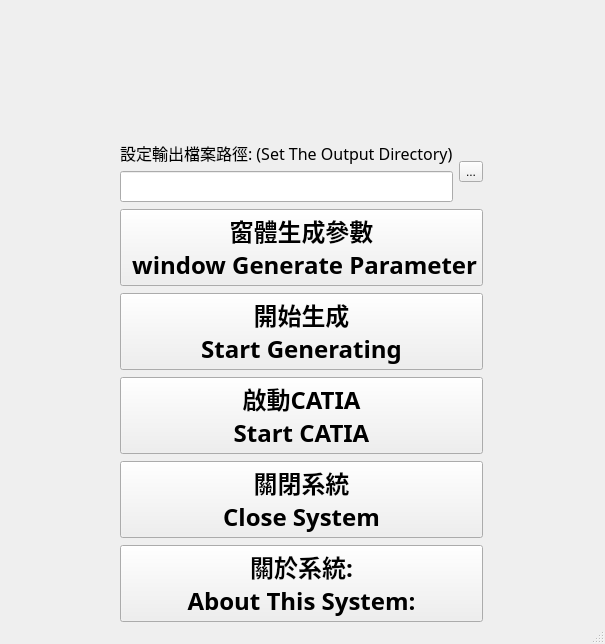
<?xml version="1.0" encoding="UTF-8"?>
<ui version="4.0">
 <class>MainWindow</class>
 <widget class="QMainWindow" name="MainWindow">
  <property name="geometry">
   <rect>
    <x>0</x>
    <y>0</y>
    <width>605</width>
    <height>644</height>
   </rect>
  </property>
  <property name="windowTitle">
   <string>MainWindow</string>
  </property>
  <widget class="QWidget" name="centralwidget">
   <widget class="QWidget" name="layoutWidget">
    <property name="geometry">
     <rect>
      <x>0</x>
      <y>0</y>
      <width>602</width>
      <height>624</height>
     </rect>
    </property>
    <layout class="QGridLayout" name="gridLayout">
     <item row="2" column="2" rowspan="3" colspan="2">
      <layout class="QVBoxLayout" name="verticalLayout_2">
       <item>
        <widget class="QPushButton" name="pushButton_setup">
         <property name="font">
          <font>
           <family>微軟正黑體</family>
           <pointsize>18</pointsize>
           <weight>75</weight>
           <bold>true</bold>
          </font>
         </property>
         <property name="cursor">
          <cursorShape>ArrowCursor</cursorShape>
         </property>
         <property name="text">
          <string>窗體生成參數
 window Generate Parameter</string>
         </property>
        </widget>
       </item>
       <item>
        <widget class="QPushButton" name="pushButton_start">
         <property name="font">
          <font>
           <family>微軟正黑體</family>
           <pointsize>18</pointsize>
           <weight>75</weight>
           <bold>true</bold>
          </font>
         </property>
         <property name="text">
          <string>開始生成
Start Generating</string>
         </property>
        </widget>
       </item>
       <item>
        <widget class="QPushButton" name="pushButton_catiastart">
         <property name="font">
          <font>
           <family>微軟正黑體</family>
           <pointsize>18</pointsize>
           <weight>75</weight>
           <bold>true</bold>
          </font>
         </property>
         <property name="text">
          <string>啟動CATIA
Start CATIA</string>
         </property>
        </widget>
       </item>
       <item>
        <widget class="QPushButton" name="pushButton_close_all">
         <property name="font">
          <font>
           <family>微軟正黑體</family>
           <pointsize>18</pointsize>
           <weight>75</weight>
           <bold>true</bold>
          </font>
         </property>
         <property name="text">
          <string>關閉系統
Close System</string>
         </property>
        </widget>
       </item>
       <item>
        <widget class="QPushButton" name="pushButton_about">
         <property name="font">
          <font>
           <family>微軟正黑體</family>
           <pointsize>18</pointsize>
           <weight>75</weight>
           <bold>true</bold>
          </font>
         </property>
         <property name="text">
          <string>關於系統:
About This System:</string>
         </property>
        </widget>
       </item>
      </layout>
     </item>
     <item row="0" column="1" colspan="4">
      <widget class="QLabel" name="label">
       <property name="maximumSize">
        <size>
         <width>600</width>
         <height>16777215</height>
        </size>
       </property>
       <property name="mouseTracking">
        <bool>true</bool>
       </property>
       <property name="styleSheet">
        <string notr="true">background-image:url(:/newPrefix/mprdc_logo.jpg)</string>
       </property>
       <property name="text">
        <string/>
       </property>
       <property name="pixmap">
        <pixmap resource="123.qrc">:/newPrefix/mprdc_logo.jpg</pixmap>
       </property>
       <property name="scaledContents">
        <bool>true</bool>
       </property>
       <property name="textInteractionFlags">
        <set>Qt::NoTextInteraction</set>
       </property>
      </widget>
     </item>
     <item row="4" column="4">
      <spacer name="horizontalSpacer_4">
       <property name="orientation">
        <enum>Qt::Horizontal</enum>
       </property>
       <property name="sizeType">
        <enum>QSizePolicy::Fixed</enum>
       </property>
       <property name="sizeHint" stdset="0">
        <size>
         <width>40</width>
         <height>20</height>
        </size>
       </property>
      </spacer>
     </item>
     <item row="1" column="1">
      <spacer name="horizontalSpacer">
       <property name="orientation">
        <enum>Qt::Horizontal</enum>
       </property>
       <property name="sizeType">
        <enum>QSizePolicy::Fixed</enum>
       </property>
       <property name="sizeHint" stdset="0">
        <size>
         <width>40</width>
         <height>20</height>
        </size>
       </property>
      </spacer>
     </item>
     <item row="1" column="4">
      <spacer name="horizontalSpacer_2">
       <property name="orientation">
        <enum>Qt::Horizontal</enum>
       </property>
       <property name="sizeType">
        <enum>QSizePolicy::Fixed</enum>
       </property>
       <property name="sizeHint" stdset="0">
        <size>
         <width>40</width>
         <height>20</height>
        </size>
       </property>
      </spacer>
     </item>
     <item row="1" column="2" colspan="2">
      <layout class="QHBoxLayout" name="horizontalLayout">
       <item>
        <layout class="QVBoxLayout" name="verticalLayout">
         <item>
          <widget class="QLabel" name="label_3">
           <property name="sizePolicy">
            <sizepolicy hsizetype="Minimum" vsizetype="Fixed">
             <horstretch>0</horstretch>
             <verstretch>0</verstretch>
            </sizepolicy>
           </property>
           <property name="font">
            <font>
             <family>微軟正黑體</family>
             <pointsize>12</pointsize>
            </font>
           </property>
           <property name="text">
            <string>設定輸出檔案路徑: (Set The Output Directory)</string>
           </property>
          </widget>
         </item>
         <item>
          <widget class="QLineEdit" name="lineEdit">
           <property name="sizePolicy">
            <sizepolicy hsizetype="Minimum" vsizetype="Fixed">
             <horstretch>0</horstretch>
             <verstretch>0</verstretch>
            </sizepolicy>
           </property>
           <property name="font">
            <font>
             <family>微軟正黑體</family>
             <pointsize>12</pointsize>
             <weight>75</weight>
             <bold>true</bold>
            </font>
           </property>
           <property name="alignment">
            <set>Qt::AlignCenter</set>
           </property>
          </widget>
         </item>
        </layout>
       </item>
       <item>
        <widget class="QToolButton" name="toolButton">
         <property name="sizePolicy">
          <sizepolicy hsizetype="Fixed" vsizetype="Fixed">
           <horstretch>0</horstretch>
           <verstretch>0</verstretch>
          </sizepolicy>
         </property>
         <property name="text">
          <string>...</string>
         </property>
        </widget>
       </item>
      </layout>
     </item>
     <item row="3" column="1" rowspan="2">
      <spacer name="horizontalSpacer_3">
       <property name="orientation">
        <enum>Qt::Horizontal</enum>
       </property>
       <property name="sizeType">
        <enum>QSizePolicy::Fixed</enum>
       </property>
       <property name="sizeHint" stdset="0">
        <size>
         <width>40</width>
         <height>20</height>
        </size>
       </property>
      </spacer>
     </item>
    </layout>
   </widget>
  </widget>
  <widget class="QStatusBar" name="statusbar"/>
  <action name="actionsave">
   <property name="text">
    <string>save</string>
   </property>
  </action>
 </widget>
 <resources>
  <include location="123.qrc"/>
  <include location="../../../.designer/backup/123.qrc"/>
 </resources>
 <connections>
  <connection>
   <sender>pushButton_about</sender>
   <signal>clicked()</signal>
   <receiver>MainWindow</receiver>
   <slot>window5_open()</slot>
   <hints>
    <hint type="sourcelabel">
     <x>368</x>
     <y>629</y>
    </hint>
    <hint type="destinationlabel">
     <x>596</x>
     <y>603</y>
    </hint>
   </hints>
  </connection>
  <connection>
   <sender>pushButton_start</sender>
   <signal>clicked()</signal>
   <receiver>MainWindow</receiver>
   <slot>window3_open()</slot>
   <hints>
    <hint type="sourcelabel">
     <x>349</x>
     <y>410</y>
    </hint>
    <hint type="destinationlabel">
     <x>599</x>
     <y>405</y>
    </hint>
   </hints>
  </connection>
  <connection>
   <sender>pushButton_close_all</sender>
   <signal>clicked()</signal>
   <receiver>MainWindow</receiver>
   <slot>window4_open()</slot>
   <hints>
    <hint type="sourcelabel">
     <x>404</x>
     <y>556</y>
    </hint>
    <hint type="destinationlabel">
     <x>600</x>
     <y>548</y>
    </hint>
   </hints>
  </connection>
  <connection>
   <sender>pushButton_setup</sender>
   <signal>clicked()</signal>
   <receiver>MainWindow</receiver>
   <slot>window1_open()</slot>
   <hints>
    <hint type="sourcelabel">
     <x>426</x>
     <y>296</y>
    </hint>
    <hint type="destinationlabel">
     <x>601</x>
     <y>293</y>
    </hint>
   </hints>
  </connection>
 </connections>
 <slots>
  <slot>window1_open()</slot>
  <slot>window2_open()</slot>
  <slot>window3_open()</slot>
  <slot>window4_open()</slot>
  <slot>window5_open()</slot>
 </slots>
</ui>
